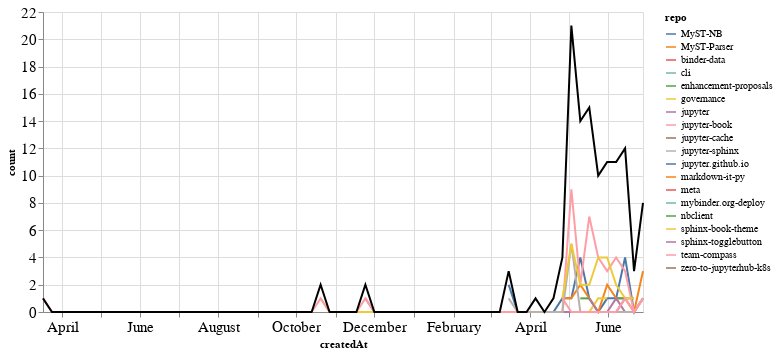

Source (notebook cell):
### Markdown cell above
## PRs

### Code cell
prs_time = prs.groupby('repo').resample('W', on='createdAt').count()['author'].reset_index()
prs_time = prs_time.rename(columns={'author': 'count'})
prs_time_total = prs_time.groupby('createdAt').agg({"count": "sum"}).reset_index()

ch1 = alt.Chart(prs_time, width=600).mark_line().encode(
    x='createdAt',
    y='count',
    color='repo',
    tooltip="repo"
)

ch2 = alt.Chart(prs_time_total, width=600).mark_line(color="black").encode(
    x='createdAt',
    y='count',
)

ch1 + ch2

### Figure 1 — Vega-Lite specification as saved in the notebook (floating-point values rounded to 4 significant figures; data arrays with more than 128 entries replaced by an {"elided": "..."} marker saying what was removed)
{"config": {"axisLeft": {"labelFontSize": 15}, "axisBottom": {"labelFontSize": 15}}, "layer": [{"data": {"name": "data-cdcddf789de4e35d2c2ae994f40da04b"}, "mark": "line", "encoding": {"color": {"type": "nominal", "field": "repo"}, "tooltip": {"type": "nominal", "field": "repo"}, "x": {"type": "temporal", "field": "createdAt"}, "y": {"type": "quantitative", "field": "count"}}, "width": 600}, {"data": {"name": "data-532b665d0c83afaf0f6efaec4087876c"}, "mark": {"type": "line", "color": "black"}, "encoding": {"x": {"type": "temporal", "field": "createdAt"}, "y": {"type": "quantitative", "field": "count"}}, "width": 600}], "$schema": "https://vega.github.io/schema/vega-lite/v4.8.1.json", "datasets": {"data-cdcddf789de4e35d2c2ae994f40da04b": {"elided": "212 records"}, "data-532b665d0c83afaf0f6efaec4087876c": [{"createdAt": "2019-03-17T00:00:00", "count": 1}, {"createdAt": "2019-03-24T00:00:00", "count": 0}, {"createdAt": "2019-03-31T00:00:00", "count": 0}, {"createdAt": "2019-04-07T00:00:00", "count": 0}, {"createdAt": "2019-04-14T00:00:00", "count": 0}, {"createdAt": "2019-04-21T00:00:00", "count": 0}, {"createdAt": "2019-04-28T00:00:00", "count": 0}, {"createdAt": "2019-05-05T00:00:00", "count": 0}, {"createdAt": "2019-05-12T00:00:00", "count": 0}, {"createdAt": "2019-05-19T00:00:00", "count": 0}, {"createdAt": "2019-05-26T00:00:00", "count": 0}, {"createdAt": "2019-06-02T00:00:00", "count": 0}, {"createdAt": "2019-06-09T00:00:00", "count": 0}, {"createdAt": "2019-06-16T00:00:00", "count": 0}, {"createdAt": "2019-06-23T00:00:00", "count": 0}, {"createdAt": "2019-06-30T00:00:00", "count": 0}, {"createdAt": "2019-07-07T00:00:00", "count": 0}, {"createdAt": "2019-07-14T00:00:00", "count": 0}, {"createdAt": "2019-07-21T00:00:00", "count": 0}, {"createdAt": "2019-07-28T00:00:00", "count": 0}, {"createdAt": "2019-08-04T00:00:00", "count": 0}, {"createdAt": "2019-08-11T00:00:00", "count": 0}, {"createdAt": "2019-08-18T00:00:00", "count": 0}, {"createdAt": "2019-08-25T00:00:00", "count": 0}, {"createdAt": "2019-09-01T00:00:00", "count": 0}, {"createdAt": "2019-09-08T00:00:00", "count": 0}, {"createdAt": "2019-09-15T00:00:00", "count": 0}, {"createdAt": "2019-09-22T00:00:00", "count": 0}, {"createdAt": "2019-09-29T00:00:00", "count": 0}, {"createdAt": "2019-10-06T00:00:00", "count": 0}, {"createdAt": "2019-10-13T00:00:00", "count": 0}, {"createdAt": "2019-10-20T00:00:00", "count": 2}, {"createdAt": "2019-10-27T00:00:00", "count": 0}, {"createdAt": "2019-11-03T00:00:00", "count": 0}, {"createdAt": "2019-11-10T00:00:00", "count": 0}, {"createdAt": "2019-11-17T00:00:00", "count": 0}, {"createdAt": "2019-11-24T00:00:00", "count": 2}, {"createdAt": "2019-12-01T00:00:00", "count": 0}, {"createdAt": "2019-12-08T00:00:00", "count": 0}, {"createdAt": "2019-12-15T00:00:00", "count": 0}, {"createdAt": "2019-12-22T00:00:00", "count": 0}, {"createdAt": "2019-12-29T00:00:00", "count": 0}, {"createdAt": "2020-01-05T00:00:00", "count": 0}, {"createdAt": "2020-01-12T00:00:00", "count": 0}, {"createdAt": "2020-01-19T00:00:00", "count": 0}, {"createdAt": "2020-01-26T00:00:00", "count": 0}, {"createdAt": "2020-02-02T00:00:00", "count": 0}, {"createdAt": "2020-02-09T00:00:00", "count": 0}, {"createdAt": "2020-02-16T00:00:00", "count": 0}, {"createdAt": "2020-02-23T00:00:00", "count": 0}, {"createdAt": "2020-03-01T00:00:00", "count": 0}, {"createdAt": "2020-03-08T00:00:00", "count": 0}, {"createdAt": "2020-03-15T00:00:00", "count": 3}, {"createdAt": "2020-03-22T00:00:00", "count": 0}, {"createdAt": "2020-03-29T00:00:00", "count": 0}, {"createdAt": "2020-04-05T00:00:00", "count": 1}, {"createdAt": "2020-04-12T00:00:00", "count": 0}, {"createdAt": "2020-04-19T00:00:00", "count": 1}, {"createdAt": "2020-04-26T00:00:00", "count": 4}, {"createdAt": "2020-05-03T00:00:00", "count": 21}, {"createdAt": "2020-05-10T00:00:00", "count": 14}, {"createdAt": "2020-05-17T00:00:00", "count": 15}, {"createdAt": "2020-05-24T00:00:00", "count": 10}, {"createdAt": "2020-05-31T00:00:00", "count": 11}, {"createdAt": "2020-06-07T00:00:00", "count": 11}, {"createdAt": "2020-06-14T00:00:00", "count": 12}, {"createdAt": "2020-06-21T00:00:00", "count": 3}, {"createdAt": "2020-06-28T00:00:00", "count": 8}]}}
